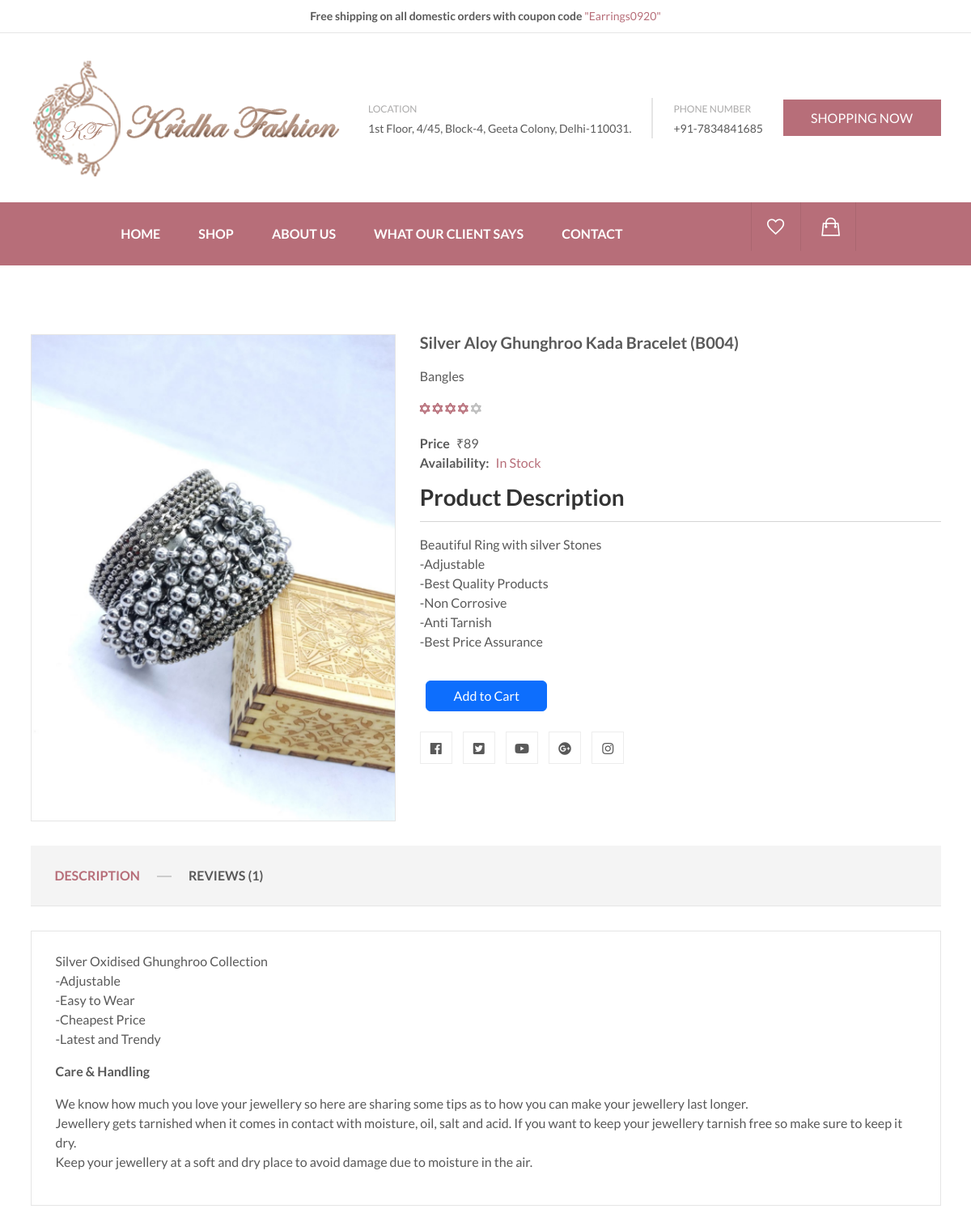
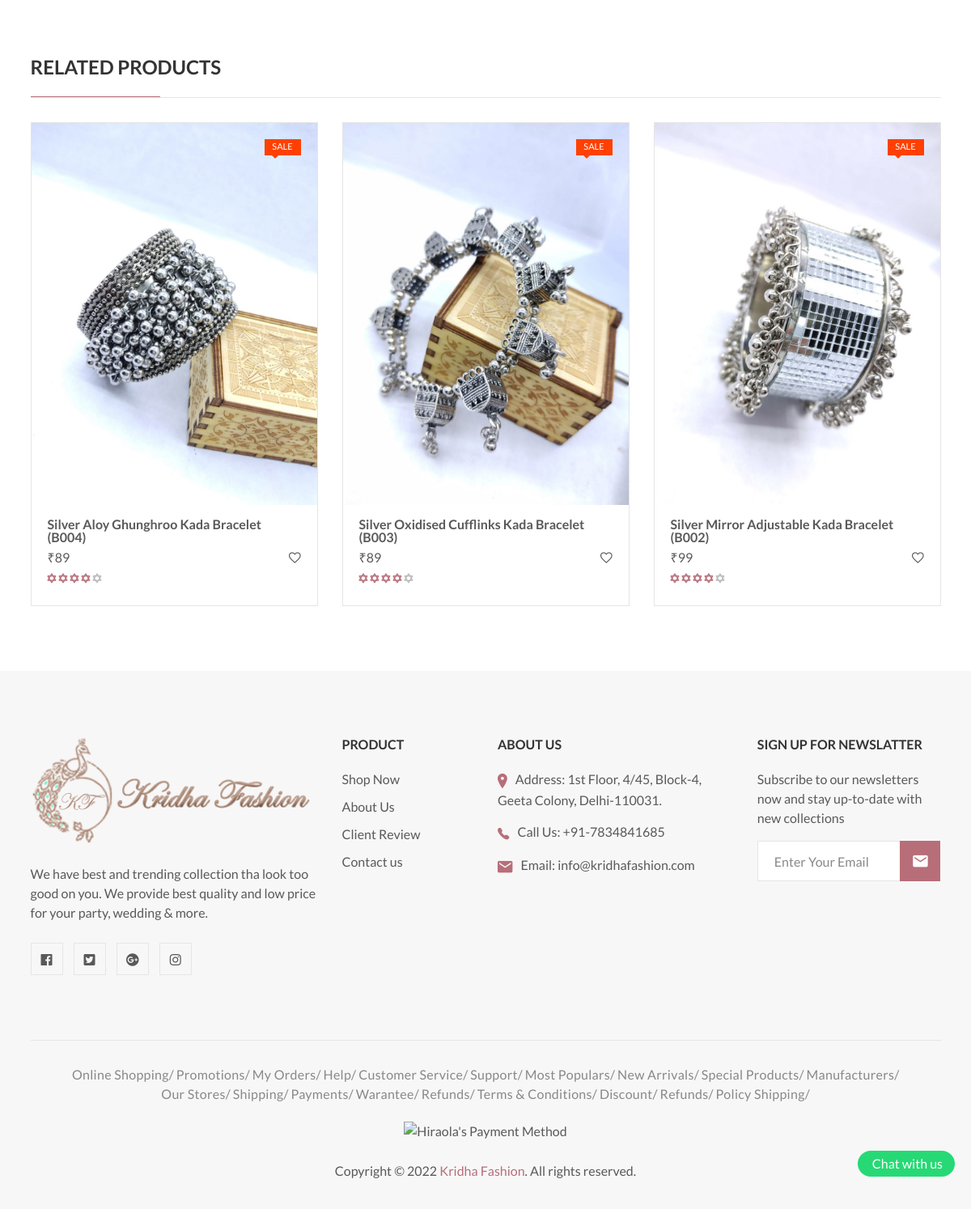
Screenshot of /product/silver-aloy-ghunghroo-kada-bracelet-b004 with the database file from the repository (2 pictures, top to bottom).
### tables this page shows
CREATE TABLE `product_page` (
  `productid` int(11) NOT NULL,
  `product_name` varchar(200) NOT NULL,
  `Compare_price` int(11) NOT NULL,
  `price` int(11) NOT NULL,
  `product_img` varchar(200) NOT NULL,
  `product_img2` varchar(300) NOT NULL,
  `collection_id` int(11) NOT NULL,
  `sub_category_id` int(11) NOT NULL,
  `product_desc` longtext NOT NULL,
  `catalog_url` varchar(255) NOT NULL,
  `url_handler` varchar(500) NOT NULL,
  `product_meta_title` varchar(200) NOT NULL,
  `product_meta_description` varchar(200) NOT NULL,
  `collection_url_handler_2` varchar(500) NOT NULL,
  `product_tags` varchar(500) NOT NULL,
  `session_id` int(11) NOT NULL,
  `status` int(11) NOT NULL,
  `added_date` timestamp NOT NULL DEFAULT current_timestamp()
);

CREATE TABLE `collection_page` (
  `id` int(11) NOT NULL,
  `Category_Name` varchar(100) NOT NULL,
  `Category_Img` varchar(400) NOT NULL,
  `Category_Desc` varchar(400) NOT NULL,
  `collection_url_handler` varchar(500) NOT NULL,
  `cat_meta_title` varchar(200) NOT NULL,
  `cat_meta_description` varchar(200) NOT NULL,
  `Date` datetime NOT NULL DEFAULT current_timestamp(),
  `session_no` int(11) NOT NULL
);

### single-product.php (the view, shortened to what this page needs)
<?php include './header.php'; ?>
<?php
$show_product = " SELECT *  FROM `product_page` INNER JOIN `collection_page` on product_page.collection_id=collection_page.id WHERE `url_handler`= '$_REQUEST[productid]'";
$show_product_run = $conn->query($show_product);
if (mysqli_num_rows($show_product_run) > 0) {
    $show_product_data = mysqli_fetch_assoc($show_product_run);
}
?>
<div class="sp-area">
    <div class="container">
        <div class="sp-nav">
            <div class="row">
                <div class="col-lg-5 col-md-5">
                    <div class="sp-img_area">
                        <div class="zoompro-border">
                            <div id="carouselExampleControls" class="carousel slide" data-ride="carousel">
                                <div class="carousel-inner">
                                    <div class="carousel-item active">
                                        <?php
                                        if ($show_product_data['product_img'] != "") { ?>
                                            <img class="d-block w-100" src="./admin/assets/images/product_images/<?php echo $show_product_data['product_img'] ?>" alt="First slide">
                                        <?php }
                                        ?>
                                    </div>
                                </div>
                                <a class="carousel-control-prev" href="#carouselExampleControls" role="button" data-slide="prev">
                                    <span class="carousel-control-prev-icon" aria-hidden="true"></span>
                                </a>
                                <a class="carousel-control-next" href="#carouselExampleControls" role="button" data-slide="next">
                                    <span class="carousel-control-next-icon" aria-hidden="true"></span>
                                </a>
                            </div>
                        </div>
                    </div>
                </div>
                <div class="col-lg-7 col-md-7">
                    <div class="sp-content">
                        <div class="sp-heading">
                            <h5><a href="#"><?php echo $show_product_data['product_name'] ?></a></h5>
                        </div>
                        <span class="reference"><?php echo $show_product_data['Category_Name'] ?></span>
                        <div class="rating-box">
                            <ul>
                                <li><i class="fa fa-star-of-david"></i></li>
                                <li><i class="fa fa-star-of-david"></i></li>
                                <li><i class="fa fa-star-of-david"></i></li>
                                <li><i class="fa fa-star-of-david"></i></li>
                                <li class="silver-color"><i class="fa fa-star-of-david"></i></li>
                            </ul>
                        </div>
                        <div class="sp-essential_stuff">
                            <ul>
                                <li>Price<a href="javascript:void(0)"><span> &#8377;<?php echo $show_product_data['price'] ?></span></a></li>
                                <li>Availability: <a href="javascript:void(0)">In Stock</a></li>
                            </ul>
                        </div>
                        <div class="tab-content hiraola-tab_content py-3">
                            <h3> Product Description</h3>
                            <hr>
                            <div id="description" class="tab-pane active show" role="tabpanel">
                                <div class="product-description">
                                    <p>Beautiful Ring with silver Stones<br>-Adjustable<br>-Best Quality Products<br>-Non Corrosive<br>-Anti Tarnish<br>-Best Price Assurance</p>
                                </div>
                            </div>
                        </div>
                        <div class="fix-bottom product-sticky-content ">
                            <div class="product-form container">
                                <button onclick="show_indicatore()" style="color:white; width:150px;" value="submit" name="submit" id="ajax-cart" class=" btn btn-primary btn-cart">
                                    <span>Add to Cart</span>
                                </button>
                            </div>
                        </div>
                        <div class="hiraola-social_link">
                            <ul>
                                <li class="facebook">
                                    <a href="https://www.facebook.com/" data-bs-toggle="tooltip" target="_blank" title="Facebook">
                                        <i class="fab fa-facebook"></i>
                                    </a>
                                </li>
                                <li class="twitter">
                                    <a href="https://twitter.com/" data-bs-toggle="tooltip" target="_blank" title="Twitter">
                                        <i class="fab fa-twitter-square"></i>
                                    </a>
                                </li>
                                <li class="youtube">
                                    <a href="https://www.youtube.com/" data-bs-toggle="tooltip" target="_blank" title="Youtube">
                                        <i class="fab fa-youtube"></i>
                                    </a>
                                </li>
                                <li class="google-plus">
                                    <a href="https://www.plus.google.com/discover" data-bs-toggle="tooltip" target="_blank" title="Google Plus">
                                        <i class="fab fa-google-plus"></i>
                                    </a>
                                </li>
                                <li class="instagram">
                                    <a href="https://rss.com/" data-bs-toggle="tooltip" target="_blank" title="Instagram">
                                        <i class="fab fa-instagram"></i>
                                    </a>
                                </li>
                            </ul>
                        </div>
                    </div>
                </div>
            </div>
        </div>
    </div>
</div>
<div class="hiraola-product-tab_area-2 sp-product-tab_area">
    <div class="container">
        <div class="row">
            <div class="col-lg-12">
                <div class="sp-product-tab_nav ">
                    <div class="product-tab">
                        <ul class="nav product-menu">
                            <li><a class="active" data-bs-toggle="tab" href="#description"><span>Description</span></a>
                            </li>
                            <li><a data-bs-toggle="tab" href="#reviews"><span>Reviews (1)</span></a></li>
                        </ul>
                    </div>
                    <div class="tab-content hiraola-tab_content">
                        <div id="description" class="tab-pane active show" role="tabpanel">
                            <div class="product-description">
                                <?php echo $show_product_data['product_desc']   ?>
                            </div>
                        </div>
                    </div>
                </div>
            </div>
        </div>
    </div>
</div>
<div class="hiraola-product_area hiraola-product_area-2 section-space_add">
    <div class="container">
        <div class="row">
            <div class="col-lg-12">
                <div class="hiraola-section_title">
                    <h4>Related Products</h4>
                </div>
            </div>
            <div class="col-lg-12">
                <div class="hiraola-product_slider-3">
                    <?php
                    $related_products = "SELECT * FROM `product_page` WHERE collection_id=$show_product_data[id] AND `status`=0";
                    $related_products_run = $conn->query($related_products);
                    if ($related_products_run) {
                        if (mysqli_num_rows($related_products_run) > 0) {
                            while ($data_related_products = mysqli_fetch_assoc($related_products_run)) { ?>
                                <div class="slide-item">
                                    <div class="single_product">
                                        <div class="product-img mb-3">
                                            <a href="product/<?php echo $data_related_products['url_handler'] ?>">
                                                <img class="primary-img" src="./admin/assets/images/product_images/<?php echo $data_related_products['product_img'] ?>" alt="Hiraola's Product Image">
                                            </a>
                                            <span class="sticker-2">Sale</span>
                                        </div>
                                        <div class="hiraola-product_content">
                                            <div class="product-desc_info">
                                                <h6><a class="product-name" href="productid/<?php echo $data_related_product['url_handler'] ?>"><?php echo $data_related_products['product_name'] ?></a></h6>
                                                <div class="price-box">
                                                    <span class="new-price">&#8377;<?php echo $data_related_products['price']; ?></span>
                                                </div>
                                                <div class="additional-add_action">
                                                    <ul>
                                                        <li><a class="hiraola-add_compare" href="wishlist.html" data-bs-toggle="tooltip" data-placement="top" title="Add To Wishlist"><i class="ion-android-favorite-outline"></i></a>
                                                        </li>
                                                    </ul>
                                                </div>
                                                <div class="rating-box">
                                                    <ul>
                                                        <li><i class="fa fa-star-of-david"></i></li>
                                                        <li><i class="fa fa-star-of-david"></i></li>
                                                        <li><i class="fa fa-star-of-david"></i></li>
                                                        <li><i class="fa fa-star-of-david"></i></li>
                                                        <li class="silver-color"><i class="fa fa-star-of-david"></i></li>
                                                    </ul>
                                                </div>
                                            </div>
                                        </div>
                                    </div>
                                </div>
                    <?php }
                        }
                    }
                    ?>
                </div>
            </div>
        </div>
    </div>
</div>
<?php
include './footer.php';
?>
</body>
</html>

### rows the page displays
product_page: product_img (picture), product_name "Silver Aloy Ghunghroo Kada Bracelet (B004)", collection_page.Category_Name "Bangles", price "89", product_desc "Silver Oxidised Ghunghroo Collection -Adjustable -Easy to Wear -Cheapest Price -Latest and Trendy Care & Handling We know how much you love your jewellery so here are sharing some tips as to how you can make your jewellery last longer. Jewellery gets tarnished when it comes in contact with moisture, oil, salt and acid. If you want to keep your jewellery tarnish free so make sure to keep it dry. Keep your jewellery at a soft and dry place to avoid damage due to moisture in the air."
product_page: product_img (picture), product_name "Silver Oxidised Cufflinks Kada Bracelet (B003)", price "89"
product_page: product_img (picture), product_name "Silver Mirror Adjustable Kada Bracelet (B002)", price "99"
